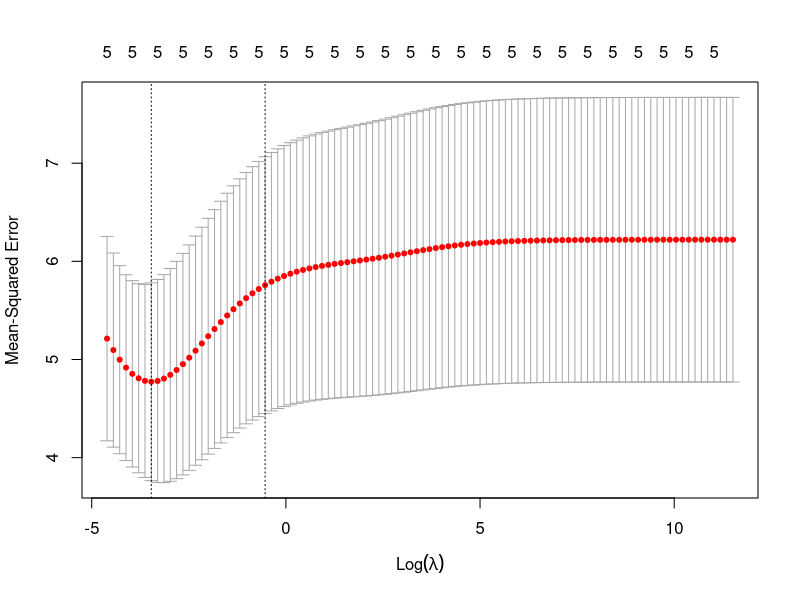
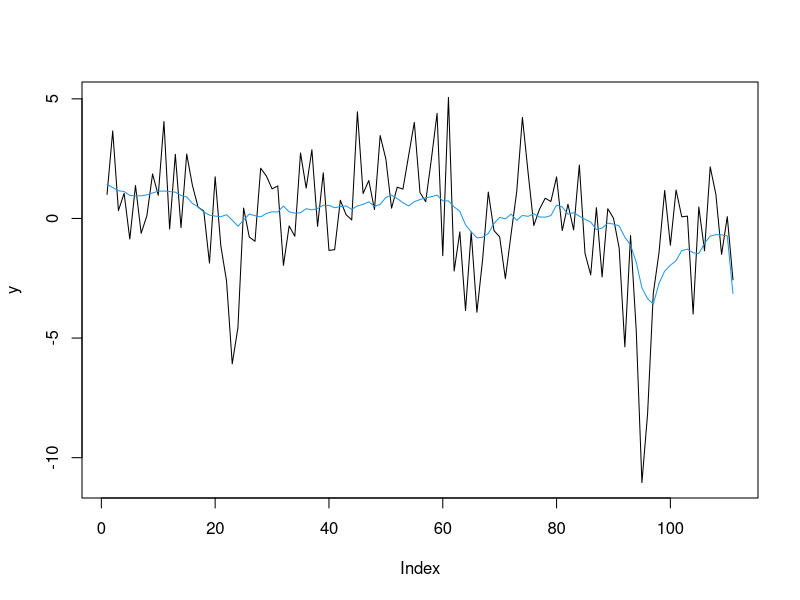
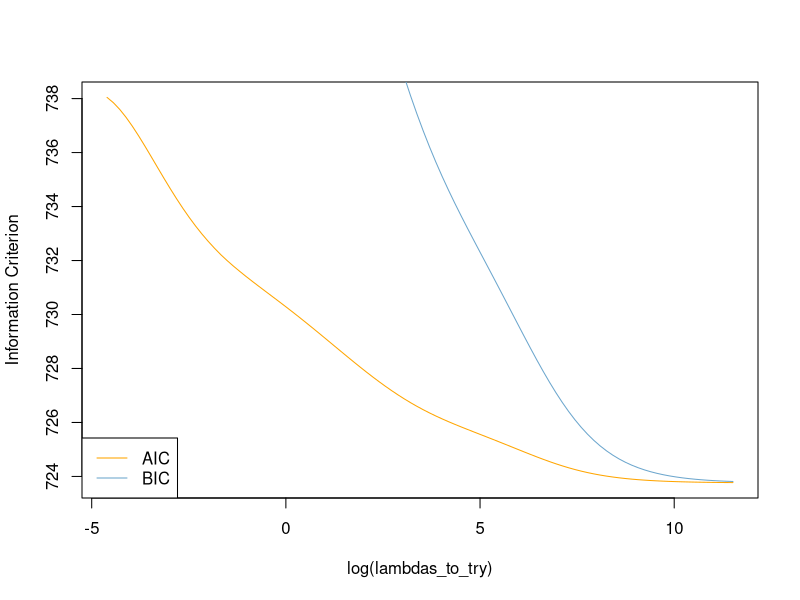
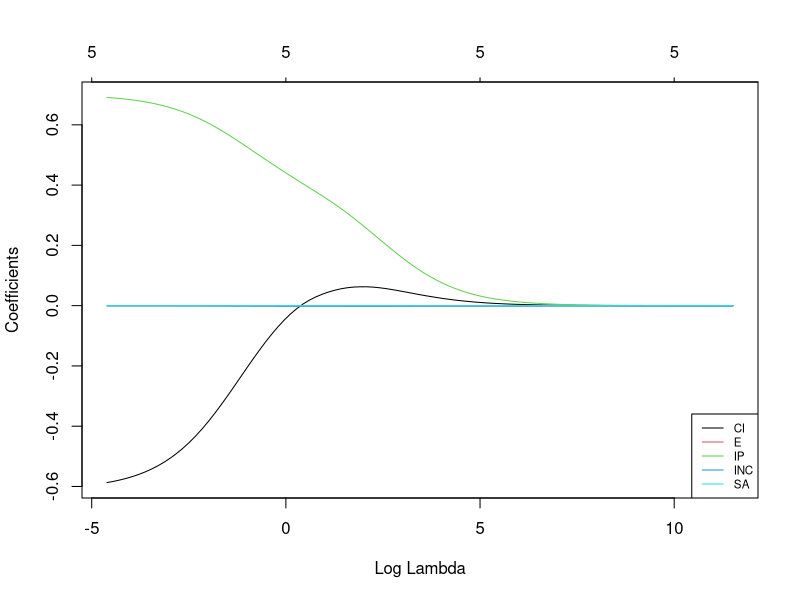
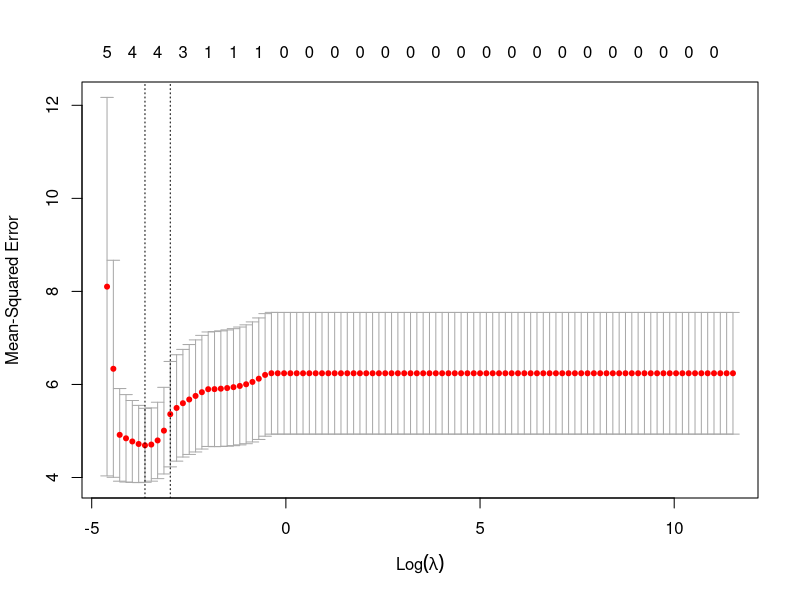
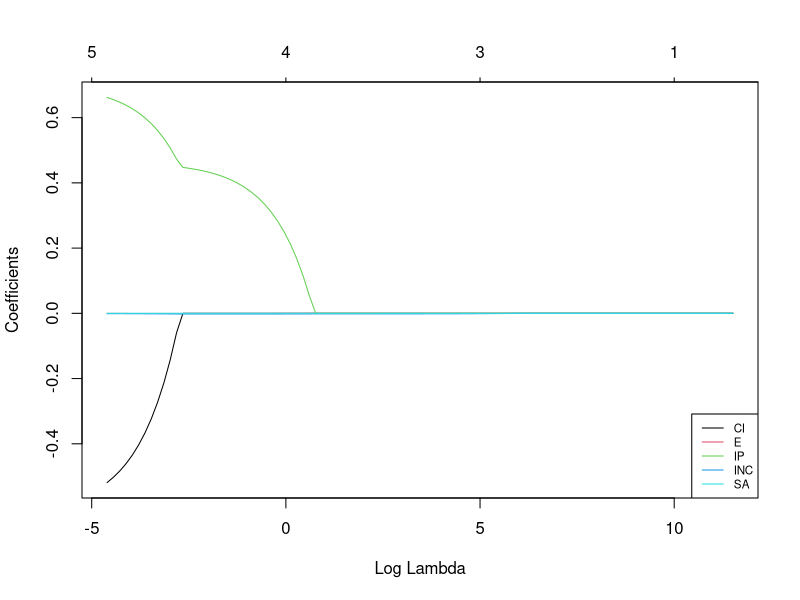
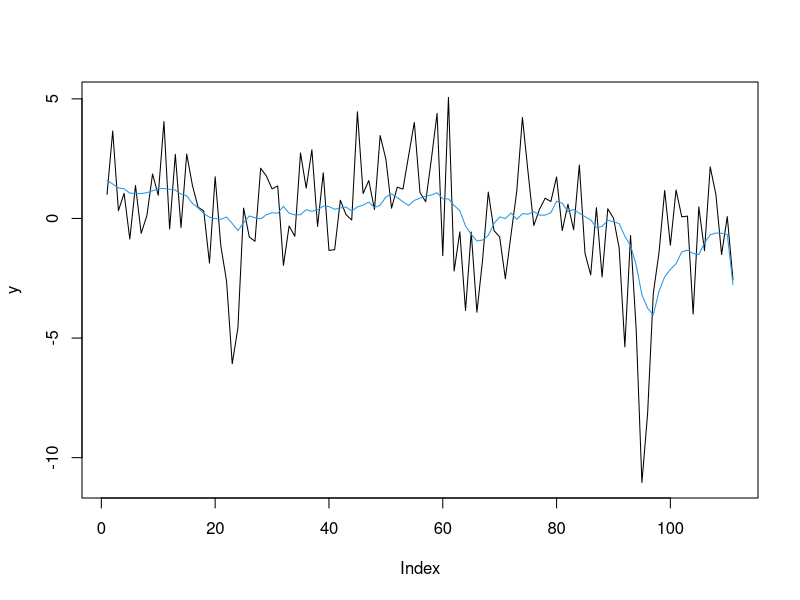

Recreate these plots in R, in order.
#-------------------------------------------------------
# Codigo para implementar RIDGE, LASSO y ELASTIC NET
# Ejemplo con informacion para EE.UU.
#
# Esta version: Agosto 2024
# Autor: Fernando Arias-Rodriguez
#-------------------------------------------------------
# Fuente para las regresiones Ridge, LASSO, Elastic Net
# https://www.datacamp.com/tutorial/tutorial-ridge-lasso-elastic-net

# Limpiar workspace
rm(list = ls())

# Cargar librerias necesarias para estimacion
set.seed(123)
library(glmnet)  # clave para implementar Ridge
library(dplyr)
library(psych)
library(data.table)
library(ggplot2)
library(ggfortify)
library(caret)


#-> Se alistan las variables explicativas
# setwd("D:/Dropbox/BR/Depto_Macro/Cursos/Banco Central de Bolivia/Códigos/Proyecciones lineales de alta dimensionalidad")
gdp.hf <- fread('Proyecciones lineales de alta dimensionalidad/us_gdp_monthly_ch12_sec6.csv',
                select = c('date', 'coinc_indicators_index', 'employees', 'ind_prod', 'pers_inc', 'sales'))
gdp.hf[, date := as.Date(date, format = '%m/%d/%Y')]
gdp.hf[, qtr := rep(1:112, each = 3)]
gdp.hf[, c('CI', 'E', 'IP', 'INC', 'SA') :=
         list(mean(coinc_indicators_index), mean(employees), mean(ind_prod), mean(pers_inc), mean(sales)), by = qtr]

gdp.xs = unique(gdp.hf[date <= '2012-12-01' & date >= '1985-04-01', .(date, CI, E, IP, INC, SA)])

#-> Se alista la variable explicada
gdp.lf = fread('Proyecciones lineales de alta dimensionalidad/usgdp_qtr_ch13_sec6.csv')
gdp.lf[, date := as.Date(date, format = '%m/%d/%Y')]

gdp = unique(gdp.lf[date <= '2012-10-01', .(date, gdp)])

#-> Base de datos a trabajar
gdp_us = merge(gdp, gdp.xs, by="date")

#-> Descripcion base de datos:
#--> Explicada: PIB de EEUU (gdp).
#--> Explicativas:
#--> indice de indicadores coincidentes (CI)
#--> Empleados de la economia, menos agricultura (E)
#--> indice de produccion industrial (IP)
#--> Ingreso personal (INC)
#--> Ventas de la industria y el comercio (SA)

#-> Se estandariza la variable explicada
y = gdp_us %>% select(gdp) %>% scale(center = TRUE, scale = FALSE) %>% as.matrix()

#-> Se transforman los datos para dejarlos como objetos matriciales
#-> En glmnet, las xs se estandarizan automaticamente
X = gdp_us  %>% select(-c(gdp, date)) %>% as.matrix()

#--> Se genera una secuencia de valores de \lambda para evaluar el que minimiza RMSE
lambdas_to_try = 10^seq(-2, 5, length.out = 100)

#--> Clave: alpha=0 implementa ridge en este procedimiento
ridge_cv = cv.glmnet(X, y, alpha = 0, lambda = lambdas_to_try,
                      standardize = TRUE, nfolds = 10)

#--> Graficar los resultados de la validacion cruzada
plot(ridge_cv)

#--> Se escoge el \lambda que minimiza RMSE - mejor pronostico (validacion cruzada)
lambda_cv = ridge_cv$lambda.min

#-> Se estima el mejor modelo, se estrae RRS y R cuadrado
model_cv = glmnet(X, y, alpha = 0, lambda = lambda_cv, standardize = TRUE)
model_cv$beta

#--> Pronostico por dentro de muestra
y_hat_cv = predict(model_cv, X)
plot(y, type = "l", lty=1)
lines(y_hat_cv, type = "l", lty=1, col=4)

#--> Se computa suma de residuos al cuadrado
ssr_cv = t(y - y_hat_cv) %*% (y - y_hat_cv)

#--> Se calcula el R cuadrado
rsq_ridge_cv = cor(y, y_hat_cv)^2
rsq_ridge_cv

#-> Se puede escoger \lambda con criterios de informacion, también.
#--> Se estandarizan las variables x
X_scaled = scale(X)
aic = c()
bic = c()
for (lambda in seq(lambdas_to_try)) {
  # Correr modelo
  model = glmnet(X, y, alpha = 0, lambda = lambdas_to_try[lambda], standardize = TRUE)
  # Se extraen los coeficientes y residuales (se quita la primera fila, corresponde a constante)
  betas = as.vector((as.matrix(coef(model))[-1, ]))
  resid = y - (X_scaled %*% betas)
  # Se computa la matriz H y los grados de libertad
  ld = lambdas_to_try[lambda] * diag(ncol(X_scaled))
  H = X_scaled %*% solve(t(X_scaled) %*% X_scaled + ld) %*% t(X_scaled)
  df = tr(H)
  # Se computan los criterios de informacion
  aic[lambda] = nrow(X_scaled) * log(t(resid) %*% resid) + 2 * df
  bic[lambda] = nrow(X_scaled) * log(t(resid) %*% resid) + 2 * df * log(nrow(X_scaled))
}

# Grafico de los criterios de informacion vs cada lambda estimado
plot(log(lambdas_to_try), aic, col = "orange", type = "l",
      ylab = "Information Criterion")
lines(log(lambdas_to_try), bic, col = "skyblue3")
legend("bottomleft", lwd = 1, col = c("orange", "skyblue3"), legend = c("AIC", "BIC"))

#--> Se hallan los \lambdas optimos, segun ambos criterios
lambda_aic = lambdas_to_try[which.min(aic)]
lambda_bic = lambdas_to_try[which.min(bic)]

#--> Se ajusta el modelo final, se calcula RSS y R cuadrado
model_aic = glmnet(X, y, alpha = 0, lambda = lambda_aic, standardize = TRUE)
y_hat_aic = predict(model_aic, X)
ssr_aic = t(y - y_hat_aic) %*% (y - y_hat_aic)
rsq_ridge_aic = cor(y, y_hat_aic)^2

model_bic = glmnet(X, y, alpha = 0, lambda = lambda_bic, standardize = TRUE)
y_hat_bic = predict(model_bic, X)
ssr_bic = t(y - y_hat_bic) %*% (y - y_hat_bic)
rsq_ridge_bic = cor(y, y_hat_bic)^2


#--> Notese como incrementar el lambda genera coeficientes cercanos a cero
#--> Cada linea muestra coeficientes para cada variable, para diferentes \lambdas.
#--> Cuanto mayor el lambda, mas coeficientes se vuelven cero.
res = glmnet(X, y, alpha = 0, lambda = lambdas_to_try, standardize = FALSE)
plot(res, xvar = "lambda")
legend("bottomright", lwd = 1, col = 1:6, legend = colnames(X), cex = .7)


#-------------------------------------------------------------------------------
#-- LASSO
#-------------------------------------------------------------------------------

#- Como se ve en las diapositivas, en LASSO se tiene una forma funcional para la
#- penalizacion. En lo demás, es muy similar a Ridge.
#--> Se genera una secuencia de valores de \lambda para evaluar el que minimiza RMSE
lambdas_to_try = 10^seq(-2, 5, length.out = 100)

#--> Clave: alpha=1 implementa LASSO en este procedimiento
lasso_cv = cv.glmnet(X, y, alpha = 1, lambda = lambdas_to_try,
                     standardize = TRUE, nfolds = 10)

#--> Graficar los resultados de la validacion cruzada
plot(lasso_cv)

# \lambda que minimiza MSE
lambda_cv = lasso_cv$lambda.min
# Se ajusta modelo final, calcula RSS y R cuadrado
model_cv = glmnet(X, y, alpha = 1, lambda = lambda_cv, standardize = TRUE)
y_hat_cv = predict(model_cv, X)
ssr_cv = t(y - y_hat_cv) %*% (y - y_hat_cv)
rsq_lasso_cv = cor(y, y_hat_cv)^2


#--> Notese como incrementar el lambda genera coeficientes cercanos a cero
#--> Cada linea muestra coeficientes para cada variable, para diferentes \lambdas.
#--> Cuanto mayor el lambda, mas coeficientes se vuelven cero.
res = glmnet(X, y, alpha = 1, lambda = lambdas_to_try, standardize = FALSE)
plot(res, xvar = "lambda")
legend("bottomright", lwd = 1, col = 1:6, legend = colnames(X), cex = .7)

#-> Ridge vs LASSO segun R cuadrado
rsq = cbind("R-squared" = c(rsq_ridge_cv, rsq_ridge_aic, rsq_ridge_bic, rsq_lasso_cv))
rownames(rsq) <- c("ridge validación cruzada", "ridge AIC", "ridge BIC", "lasso Validación cruzada")
print(rsq)

#- Ridge y LASSO, en general, no tienden a mostrar un claro dominador.
#- LASSO puede hacer las veces de evaluador de cuales variables utilizar. Ridge no
#- Ambos metodos dejan usar variables explicativas correlacionadas:
#--- Ridge les ajusta coeficientes de valor similar
#--- LASSO deja uno con un coeficiente grande y el resto cero.

#-------------------------------------------------------------------------------
#- Elastic Net
#-------------------------------------------------------------------------------
#-> En este caso, hay dos parametros a determinar: \lambda y \alpha.
#-> libreria caret ayuda a calibrar \alpha y \lambda.

#-> Se determina los parametros del entrenamiento
train_control = trainControl(method = "repeatedcv",
                              number = 10,
                              repeats = 3,
                              search = "random",
                              verboseIter = TRUE, returnResamp = "all",
                             savePredictions = "all")

#-> Se entrena el modelo
elastic_net_model <- train(gdp ~ .,
                           data = cbind(y, X),
                           method = "glmnet",
                           preProcess = c("center", "scale"),
                           tuneLength = 25,
                           trControl = train_control)

#--> Exploremos que dice el aviso
elastic_net_model$results

#--> R cuadrado no se calcula cuando lambda es mayor a uno.
#--> Generalmente sucede cuando: Hay missing values en las muestras
#--> El modelo no es realmente bueno, en términos de sus variables.

#--> Este es el resultado.
# Aggregating results
# Selecting tuning parameters
# Fitting alpha = 0.788, lambda = 0.0325 on full training set

#-> Resultado Elastic Net
elastic_net_model

#-> Se analiza el R cuadrado
#--> Prediccion del modelo
y_hat_enet <- predict(elastic_net_model, X)
y_hat_enet

#-> Calculo del R cuadrado
rsq_enet <- cor(y, y_hat_enet)^2

#-> Grafico del pronostico
plot(y, type = "l", lty=1)
lines(y_hat_enet, type = "l", lty=1, col=4)
